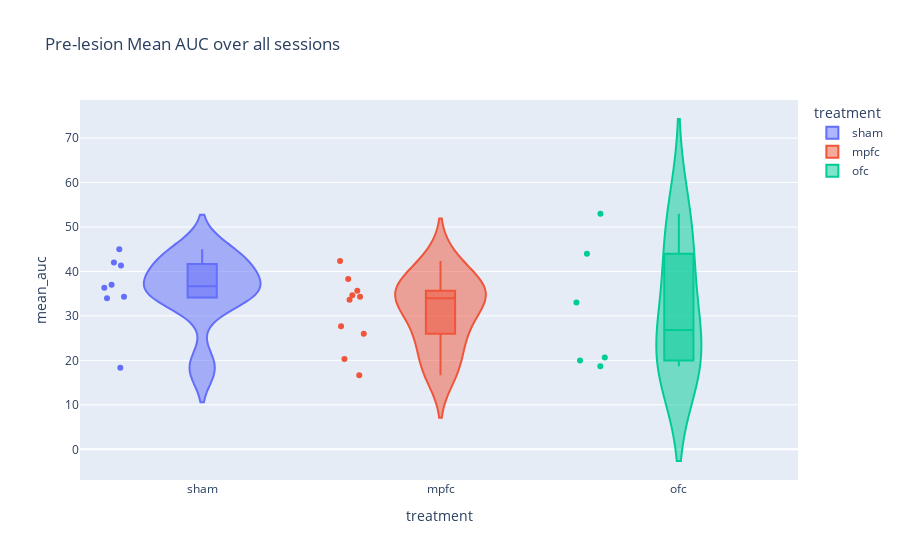

The notebook cell saved with this chart:
### Markdown cell above
Lets make a violin plot of the baseline AUC to check variance

### Code cell
fig = px.violin(
    bl_auc,
    x="treatment",
    y="mean_auc",
    box=True,
    points="all",
    color="treatment",
    category_orders=cat,
    title="Pre-lesion Mean AUC over all sessions"
)
fig.show()

### Figure 1 — Plotly figure (JSON) as saved in the notebook; plotly's stock layout.template omitted (floating-point values rounded to 4 significant figures)
{"data": [{"alignmentgroup": "True", "box": {"visible": true}, "hovertemplate": "treatment=%{x}<br>mean_auc=%{y}<extra></extra>", "legendgroup": "sham", "marker": {"color": "#636efa"}, "name": "sham", "offsetgroup": "sham", "orientation": "v", "points": "all", "scalegroup": "True", "showlegend": true, "type": "violin", "x": ["sham", "sham", "sham", "sham", "sham", "sham", "sham", "sham"], "x0": " ", "xaxis": "x", "y": [36.33, 18.33, 45.0, 41.33, 37.0, 34.0, 42.0, 34.33], "y0": " ", "yaxis": "y"}, {"alignmentgroup": "True", "box": {"visible": true}, "hovertemplate": "treatment=%{x}<br>mean_auc=%{y}<extra></extra>", "legendgroup": "mpfc", "marker": {"color": "#EF553B"}, "name": "mpfc", "offsetgroup": "mpfc", "orientation": "v", "points": "all", "scalegroup": "True", "showlegend": true, "type": "violin", "x": ["mpfc", "mpfc", "mpfc", "mpfc", "mpfc", "mpfc", "mpfc", "mpfc", "mpfc", "mpfc"], "x0": " ", "xaxis": "x", "y": [34.67, 33.67, 42.33, 38.33, 34.33, 16.67, 35.67, 20.33, 27.67, 26.0], "y0": " ", "yaxis": "y"}, {"alignmentgroup": "True", "box": {"visible": true}, "hovertemplate": "treatment=%{x}<br>mean_auc=%{y}<extra></extra>", "legendgroup": "ofc", "marker": {"color": "#00cc96"}, "name": "ofc", "offsetgroup": "ofc", "orientation": "v", "points": "all", "scalegroup": "True", "showlegend": true, "type": "violin", "x": ["ofc", "ofc", "ofc", "ofc", "ofc", "ofc"], "x0": " ", "xaxis": "x", "y": [44.0, 20.67, 18.67, 33.0, 53.0, 20.0], "y0": " ", "yaxis": "y"}], "layout": {"legend": {"title": {"text": "treatment"}, "tracegroupgap": 0}, "title": {"text": "Pre-lesion Mean AUC over all sessions"}, "violinmode": "overlay", "xaxis": {"anchor": "y", "categoryarray": ["sham", "mpfc", "ofc"], "categoryorder": "array", "domain": [0, 1], "title": {"text": "treatment"}}, "yaxis": {"anchor": "x", "domain": [0, 1], "title": {"text": "mean_auc"}}}}
